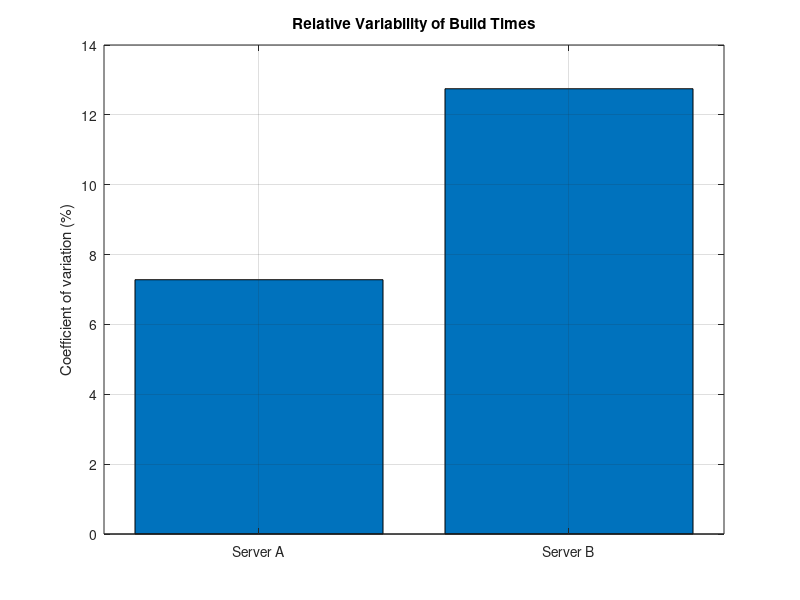

MATLAB code for this plot:
% Question 11 (Lecture 11): Mean deviation, variance, S.D. and coefficient of variation
clc; clear; close all;

A = [44 46 49 50 50 51 54 56];        % Server A build times (min)
B = [16 17 19 20 20 21 23 24];        % Server B build times (min)

data = {A, B};  names = {'Server A', 'Server B'};
cv = zeros(1, 2);
for j = 1:2
    x  = data{j};
    n  = numel(x);
    xb = sum(x) / n;                              % mean
    MD = sum(abs(x - xb)) / n;                    % mean deviation about the mean
    V  = sum((x - xb).^2) / n;                    % variance (divisor n, as in the lectures)
    S  = sqrt(V);                                 % standard deviation
    cv(j) = S / xb * 100;                         % coefficient of variation (%)
    fprintf('%s: mean=%.2f  M.D.=%.2f  Var=%.2f  S.D.=%.4f  C.V.=%.2f%%\n', ...
        names{j}, xb, MD, V, S, cv(j));
end
if cv(1) < cv(2)
    fprintf('Server A is relatively more consistent (smaller C.V.).\n');
else
    fprintf('Server B is relatively more consistent (smaller C.V.).\n');
end

bar(cv);
set(gca, 'XTickLabel', names);
ylabel('Coefficient of variation (%)'); title('Relative Variability of Build Times'); grid on;
